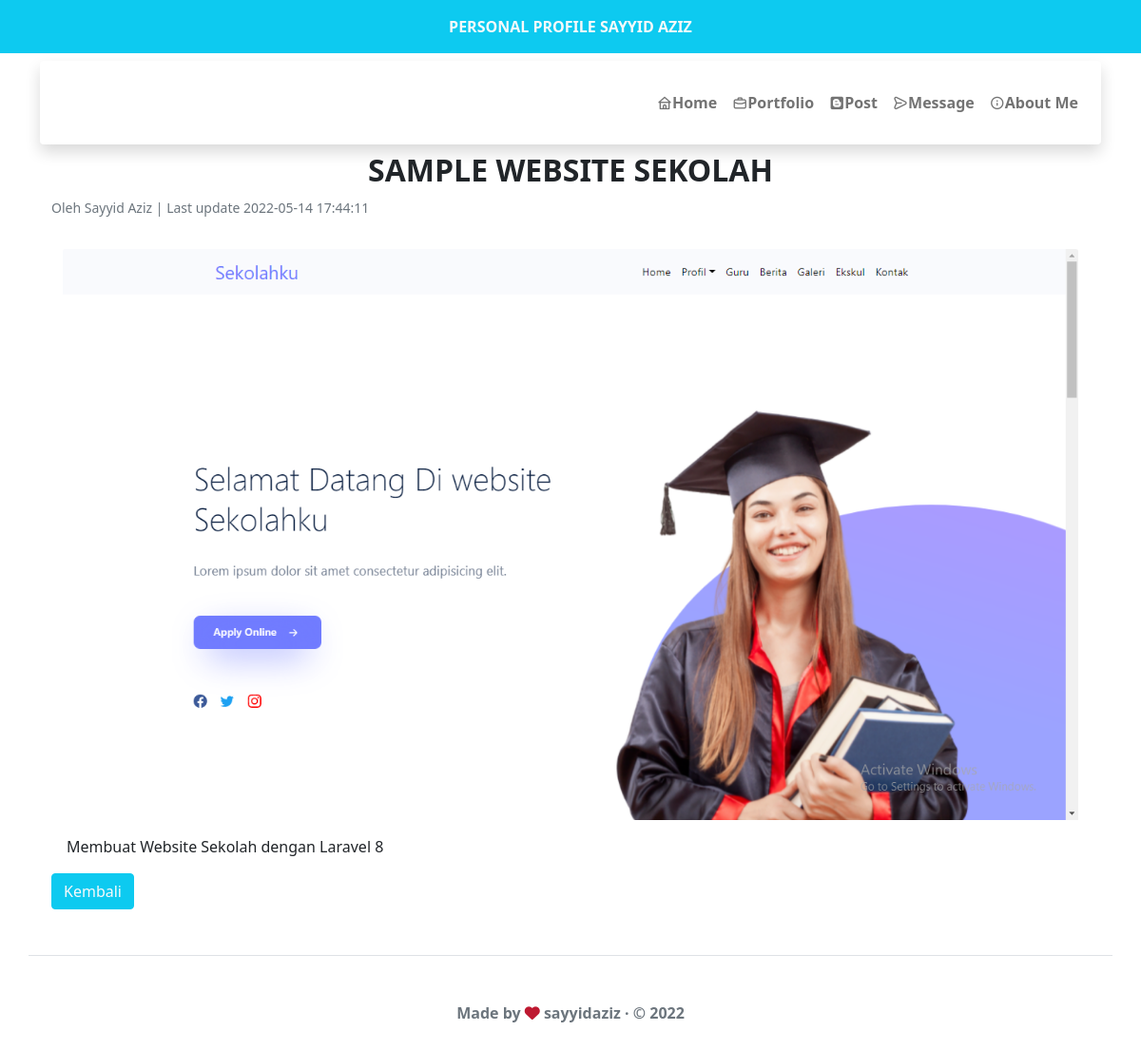
The app's page /Portfolio/detail/3 with its own data.
### tables this page shows
CREATE TABLE `portfolio` (
  `id` int(11) NOT NULL,
  `title` varchar(255) NOT NULL,
  `slug` varchar(255) NOT NULL,
  `paragraf` text NOT NULL,
  `image` varchar(255) NOT NULL,
  `created_at` timestamp NOT NULL DEFAULT CURRENT_TIMESTAMP ON UPDATE CURRENT_TIMESTAMP
);

### application/controllers/Portfolio.php (called while the page is built, shortened)
<?php
class Portfolio extends CI_Controller
{
	public function __construct()
	{
		$this->load->model('m_portfolio');
	}
	public function detail($folio)
	{
		$folio = $this->m_portfolio->getbyid($folio);
		$data = array(
			'folio' => $folio
		);
		$this->load->view('web/detail_folio.php', $data);
	}
}

### index.php (called while the page is built, shortened)
<?php
require_once BASEPATH.'core/CodeIgniter.php';

### application/models/M_portfolio.php (called while the page is built, shortened)
<?php
class m_portfolio extends CI_Model
{
    public function getbyid($portfolio)
    {
        $this->db->where('id', $portfolio);
        $query = $this->db->get('portfolio');
        return $query->row();
    }
}

### application/views/web/detail_folio.php (the view, shortened to what this page needs)
<main class="container mt-2">
    <h2 class="fw-bold text-center"><?php echo $folio->title ?></h2>
    <div class="container">
    <p class="text-dark"><small class="text-muted"> Oleh Sayyid Aziz | Last update <?php echo $folio->created_at ?></small></p>
        <div class="container-fluid">
        <img src="<?php echo base_url('assets/img/') . $folio->image ?>" class="card-img-top mt-3" alt="image" >
        </div>
        <div class="card-body">
            <p class="card-text"><?php echo $folio->paragraf ?></p>
        </div>
        <a href="<?php echo base_url('Portfolio') ?>" class="btn btn-info text-light">Kembali</a>
    </div>
</main>

### records on screen
portfolio: title "SAMPLE WEBSITE SEKOLAH", created_at "2022-05-14 17:44:11", image (picture), paragraf "Membuat Website Sekolah dengan Laravel 8"
